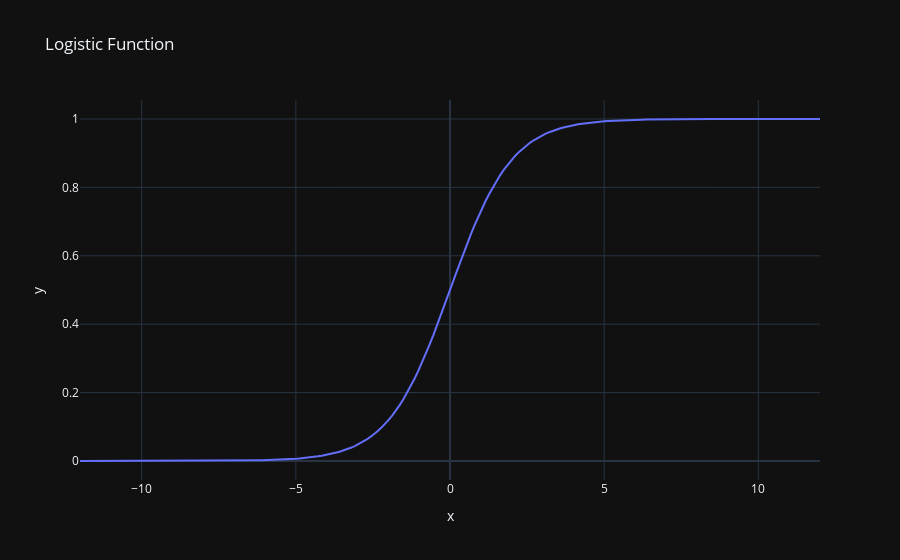

This figure's notebook cell:
### Markdown cell above
**Visualize the shape of the  Logistic function**

### Code cell
import numpy as np
import plotly.express as px

def sigmoid(z):
    return 1 / (1 + np.exp(-z))

z = np.linspace(-12, 12, 200)
fig = px.line(x=z, y=sigmoid(z),title='Logistic Function',template="plotly_dark")

fig.show()

### Figure 1 — Plotly figure (JSON) as saved in the notebook; plotly's stock layout.template omitted (floating-point values rounded to 4 significant figures; data arrays with more than 128 entries replaced by an {"elided": "..."} marker saying what was removed)
{"data": [{"hovertemplate": "x=%{x}<br>y=%{y}<extra></extra>", "legendgroup": "", "line": {"color": "#636efa", "dash": "solid"}, "marker": {"symbol": "circle"}, "mode": "lines", "name": "", "orientation": "v", "showlegend": false, "type": "scatter", "x": {"elided": "200 float values"}, "xaxis": "x", "y": {"elided": "200 float values"}, "yaxis": "y"}], "layout": {"legend": {"tracegroupgap": 0}, "title": {"text": "Logistic Function"}, "xaxis": {"anchor": "y", "domain": [0, 1], "title": {"text": "x"}}, "yaxis": {"anchor": "x", "domain": [0, 1], "title": {"text": "y"}}}}
